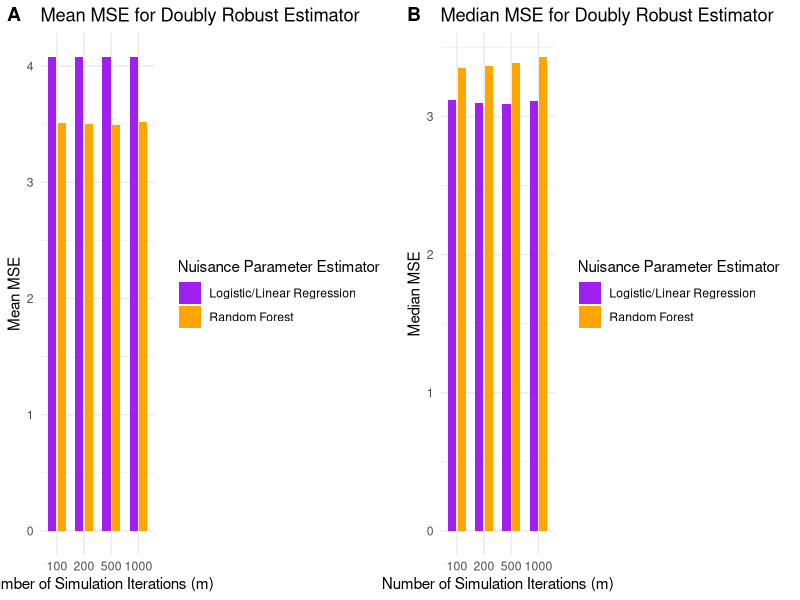
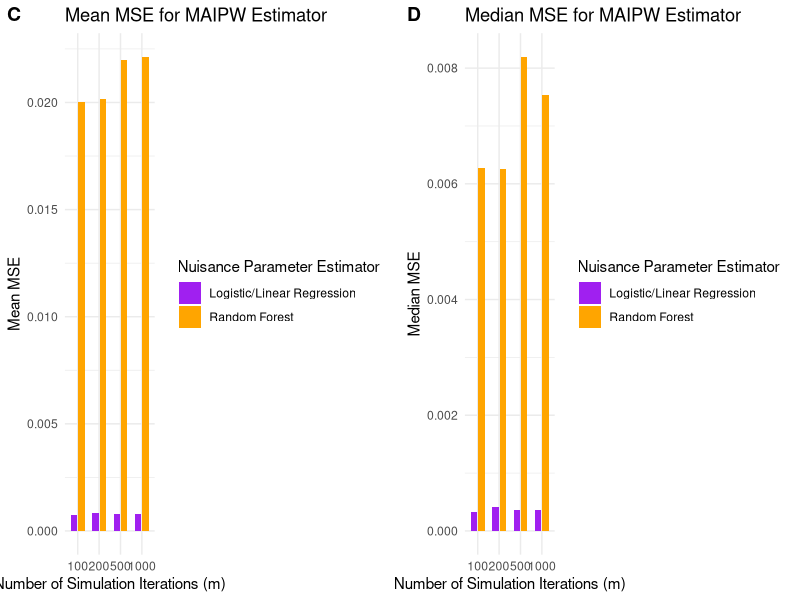
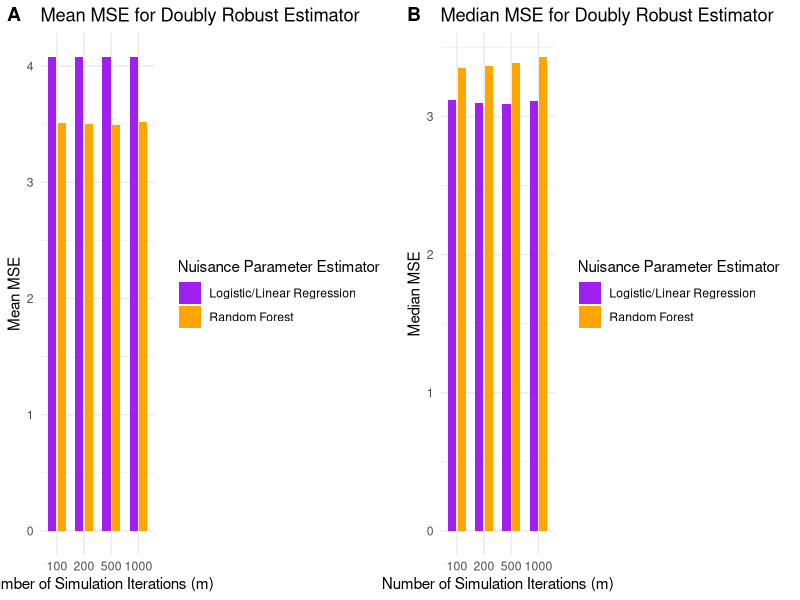
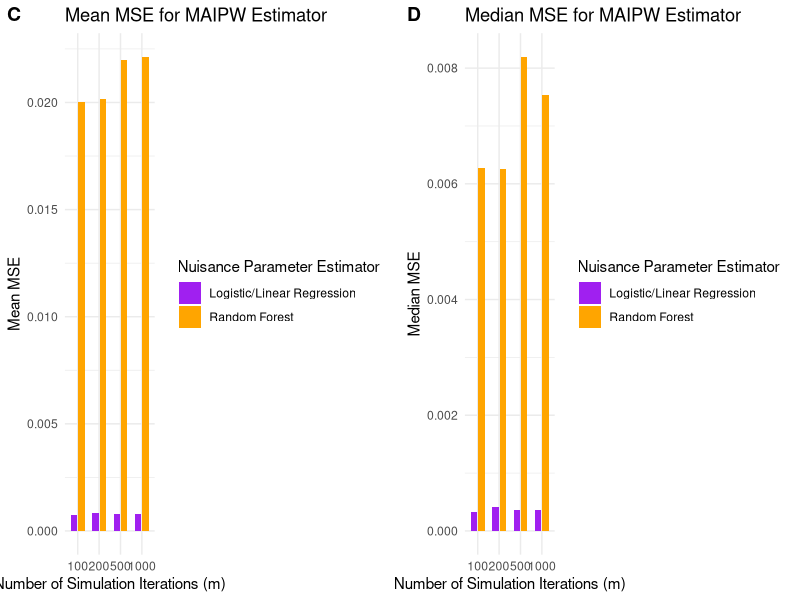

Source code (R) for these figures, in order:
# Install and load necessary packages
library(ggplot2)
library(cowplot)

n_values <- rep(c(100, 200, 500, 1000), each = 4)
Semi_Parametric_Method <- rep(c('Doubly Robust', 'Doubly Robust', 'MAIPW', 'MAIPW'), times = 4)
Nuisance_Parameter_Estimator <- rep(c('Logistic/Linear Regression', 'Random Forest', 'Logistic/Linear Regression', 'Random Forest'), times = 4)

Mean_MSE <- c(
  4.075102, 3.508268, 0.000765701, 0.02001351,   # n = 100
  4.078445, 3.50001, 0.000843975, 0.02016137,     # n = 200
  4.076975, 3.491045, 0.000797057, 0.02200245,    # n = 500
  4.07806, 3.514266, 0.000797057, 0.02212761      # n = 1000
)

Median_MSE <- c(
  3.119898, 3.350692, 0.000330206, 0.006280697,   # n = 100
  3.093296, 3.362853, 0.000420843, 0.006256257,   # n = 200
  3.093079, 3.387544, 0.000369306, 0.00819386,    # n = 500
  3.111192, 3.43054, 0.000369306, 0.007530356     # n = 1000
)

data <- data.frame(
  n = n_values,
  Semi_Parametric_Method = Semi_Parametric_Method,
  Nuisance_Parameter_Estimator = Nuisance_Parameter_Estimator,
  Mean_MSE = Mean_MSE,
  Median_MSE = Median_MSE
)

# Define colors for the bars
color_values <- c('Logistic/Linear Regression' = 'purple', 'Random Forest' = 'orange')

# Function to create Mean MSE plot for a given Semi-Parametric Method
plot_mean_mse <- function(data, method) {
  data_subset <- subset(data, Semi_Parametric_Method == method)
  
  p <- ggplot(data_subset, aes(x = factor(n), y = Mean_MSE, fill = Nuisance_Parameter_Estimator)) +
    geom_bar(stat = "identity", position = position_dodge(width = 0.7), width = 0.6) +  # Adjust bar width
    scale_fill_manual(values = color_values) +
    labs(title = paste("Mean MSE for", method, "Estimator"),
         x = "Number of Simulation Iterations (m)",
         y = "Mean MSE",
         fill = "Nuisance Parameter Estimator") +
    theme_minimal()
  
  return(p)
}

# Function to create Median MSE plot for a given Semi-Parametric Method
plot_median_mse <- function(data, method) {
  data_subset <- subset(data, Semi_Parametric_Method == method)
  
  p <- ggplot(data_subset, aes(x = factor(n), y = Median_MSE, fill = Nuisance_Parameter_Estimator)) +
    geom_bar(stat = "identity", position = position_dodge(width = 0.7), width = 0.6) +  # Adjust bar width
    scale_fill_manual(values = color_values) +
    labs(title = paste("Median MSE for", method, "Estimator"),
         x = "Number of Simulation Iterations (m)",
         y = "Median MSE",
         fill = "Nuisance Parameter Estimator") +
    theme_minimal()
  
  return(p)
}

# Generate plots for Doubly Robust estimator
p1 <- plot_mean_mse(data, 'Doubly Robust')
p2 <- plot_median_mse(data, 'Doubly Robust')

# Generate plots for MAIPW estimator
p3 <- plot_mean_mse(data, 'MAIPW')
p4 <- plot_median_mse(data, 'MAIPW')

# Arrange the plots into two separate 1x2 grids
grid_doubly_robust <- plot_grid(
  p1, p2,
  labels = c('A', 'B'),
  ncol = 2
)

grid_maipw <- plot_grid(
  p3, p4,
  labels = c('C', 'D'),
  ncol = 2
)

# Save the separate grids
ggsave("Doubly_Robust_Plots.png", grid_doubly_robust, width = 12, height = 5)
ggsave("MAIPW_Plots.png", grid_maipw, width = 12, height = 5)

# Display the grids
print(grid_doubly_robust)
print(grid_maipw)
